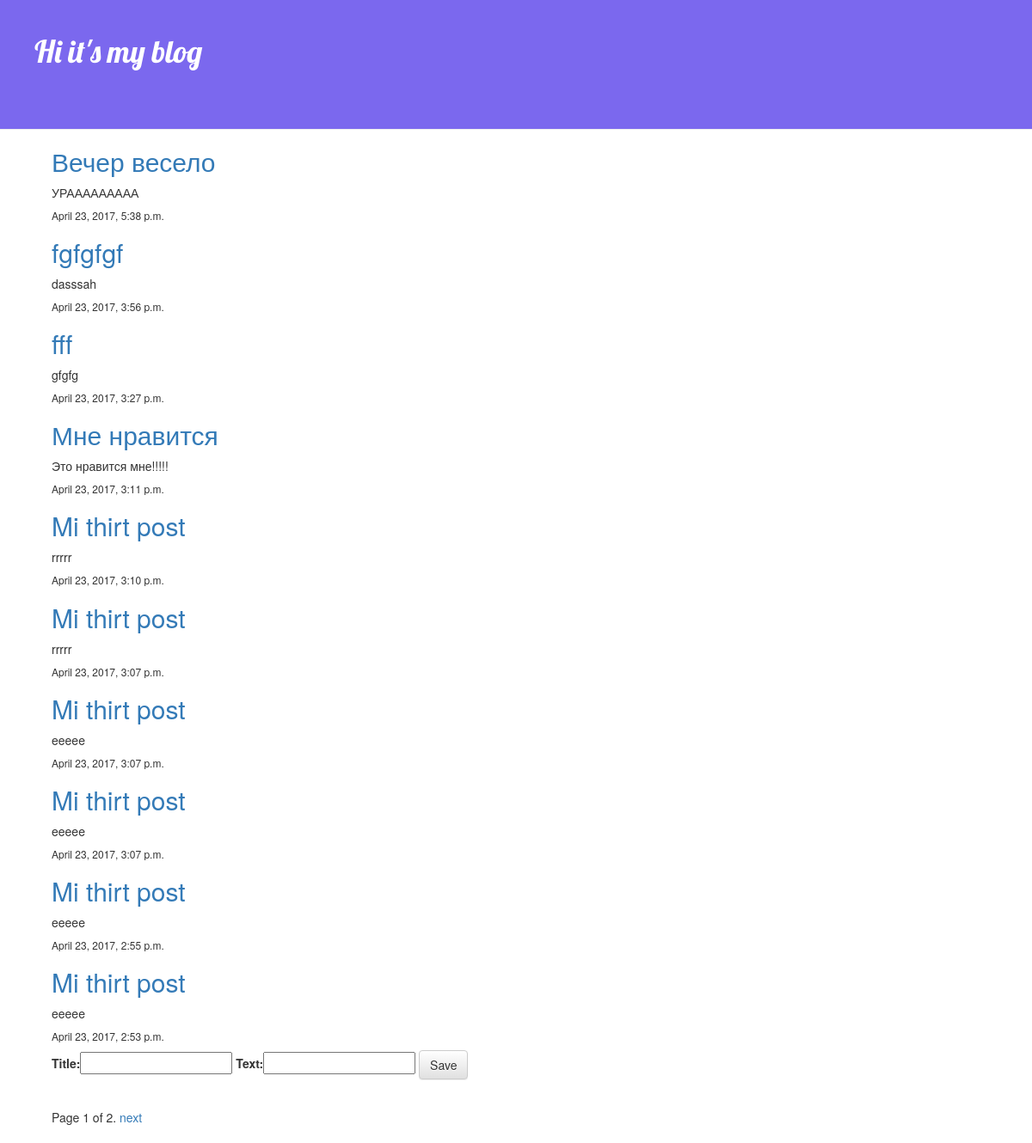
The page / on the database its author committed.
### blog/models.py (models this page shows, shortened)
class Post(models.Model):
    title = models.CharField(max_length=50)
    text = models.CharField(max_length=200)
    date = models.DateTimeField(auto_now_add=True)

### blog/views.py (the view, shortened to what this page needs)
# urls.py: url(r'^', posts, name='post_list'),
def posts(request):
    post = Post.objects.all().order_by('-date')
    form = PostForm()
    paginator = Paginator(post, 10)
    page = request.GET.get('page')
    try:
        info = paginator.page(page)
    except PageNotAnInteger:
        info = paginator.page(1)
    except EmptyPage:
        info = paginator.page(paginator.num_pages)
    if page == '1':
        return redirect('/', permanent=True)
    return render(request, 'blog/blog_list.html', {'posts': info, 'form':form})

### blog/forms.py
class PostForm(forms.Form):
    title = forms.CharField(max_length=50)
    text = forms.CharField(max_length=200)

### blog/templates/blog/blog_list.html (shortened to what this page needs)
{% extends 'blog/base.html' %}
{% block content %}
    {% for post in posts %}
        <h2><a href="{% url 'post_detail' pk=post.pk %}">{{ post.title }}</a></h2>
        {{post.text}}
        <h6>{{post.date}}</h6>
    {% endfor %}
    <form method="POST" class="post-form">{% csrf_token %}
        {{ form }}
        <button type="submit" class="save btn btn-default">Save</button>
    </form>
<div class="pagination">
    <span class="step-links">
        <span class="current">
            Page {{ posts.number }} of {{ posts.paginator.num_pages }}.
        </span>
        {% if posts.has_next %}
            <a href="?page={{ posts.next_page_number }}">next</a>
        {% endif %}
    </span>
</div>
{% endblock %}

### blog/templates/blog/base.html (shortened to what this page needs)
 {% load staticfiles %}
 <html>
        <head>
            <link rel="stylesheet" href="//maxcdn.bootstrapcdn.com/bootstrap/3.2.0/css/bootstrap.min.css">
            <link rel="stylesheet" href="//maxcdn.bootstrapcdn.com/bootstrap/3.2.0/css/bootstrap-theme.min.css">
            <link rel="stylesheet" href="{% static 'css/blog.css' %}">
        </head>
        <body>
            <div class="page-header">
                <h1>Hi it's my blog</h1>
                <br>
                <br>
            </div>
            <div class="content">
                {% block content %}
                {% endblock %}
            </div>
        </body>
    </html>

### static/css/blog.css (style rules this page uses)
h1 { color: #FFFFFF; font-family: 'Lobster'; }
.content { margin-left: 60px; }
.page-header { background-color: #7B68EE; margin-top: 0; padding: 20px 20px 20px 40px; }

### rows shown on the page
Post: title "Вечер весело", text "УРААААААААА", date "April 23, 2017, 5:38 p.m."
Post: title "fgfgfgf", text "dasssah", date "April 23, 2017, 3:56 p.m."
Post: title "fff", text "gfgfg", date "April 23, 2017, 3:27 p.m."
Post: title "Мне нравится", text "Это нравится мне!!!!!", date "April 23, 2017, 3:11 p.m."
Post: title "Mi thirt post", text "rrrrr", date "April 23, 2017, 3:10 p.m."
Post: title "Mi thirt post", text "rrrrr", date "April 23, 2017, 3:07 p.m."
Post: title "Mi thirt post", text "eeeee", date "April 23, 2017, 3:07 p.m."
Post: title "Mi thirt post", text "eeeee", date "April 23, 2017, 3:07 p.m."
Post: title "Mi thirt post", text "eeeee", date "April 23, 2017, 2:55 p.m."
Post: title "Mi thirt post", text "eeeee", date "April 23, 2017, 2:53 p.m."

### other values the page prints
{{ posts.number }} "1"
{{ posts.paginator.num_pages }} "2"
